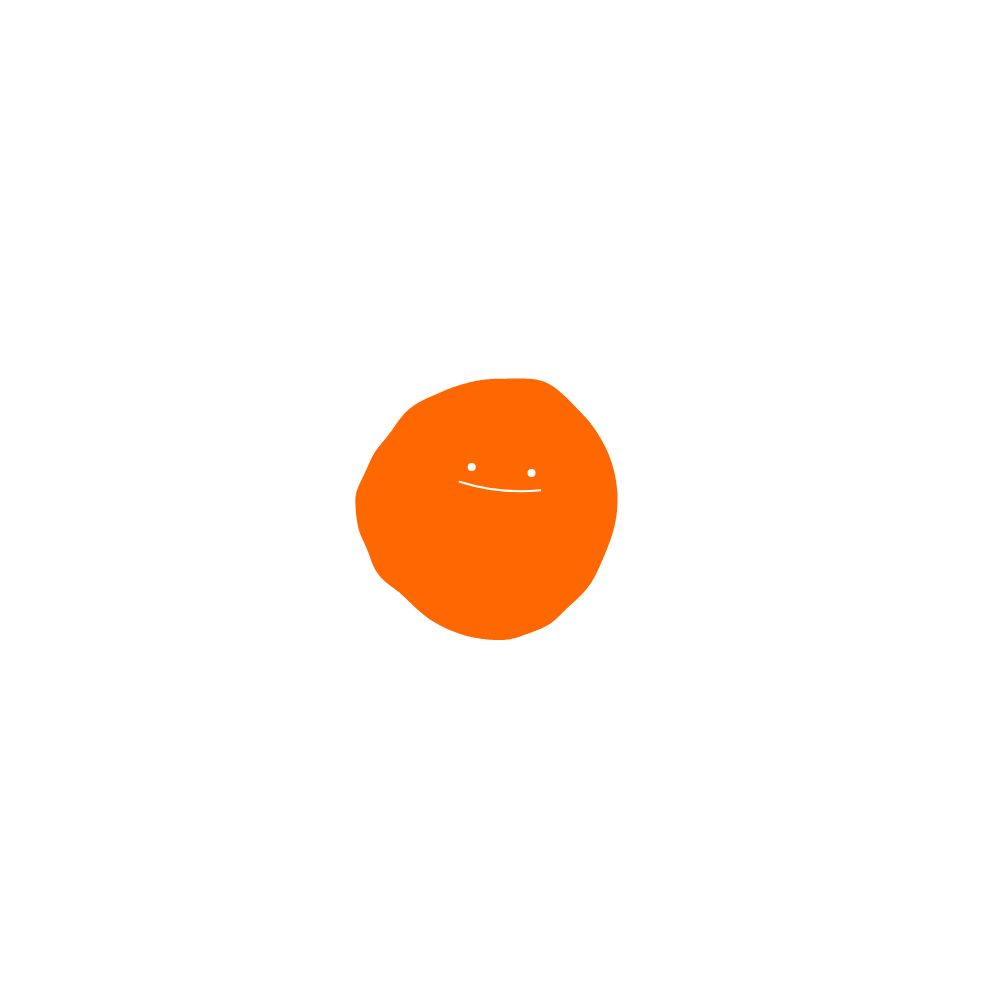
Frame 1 (no input)
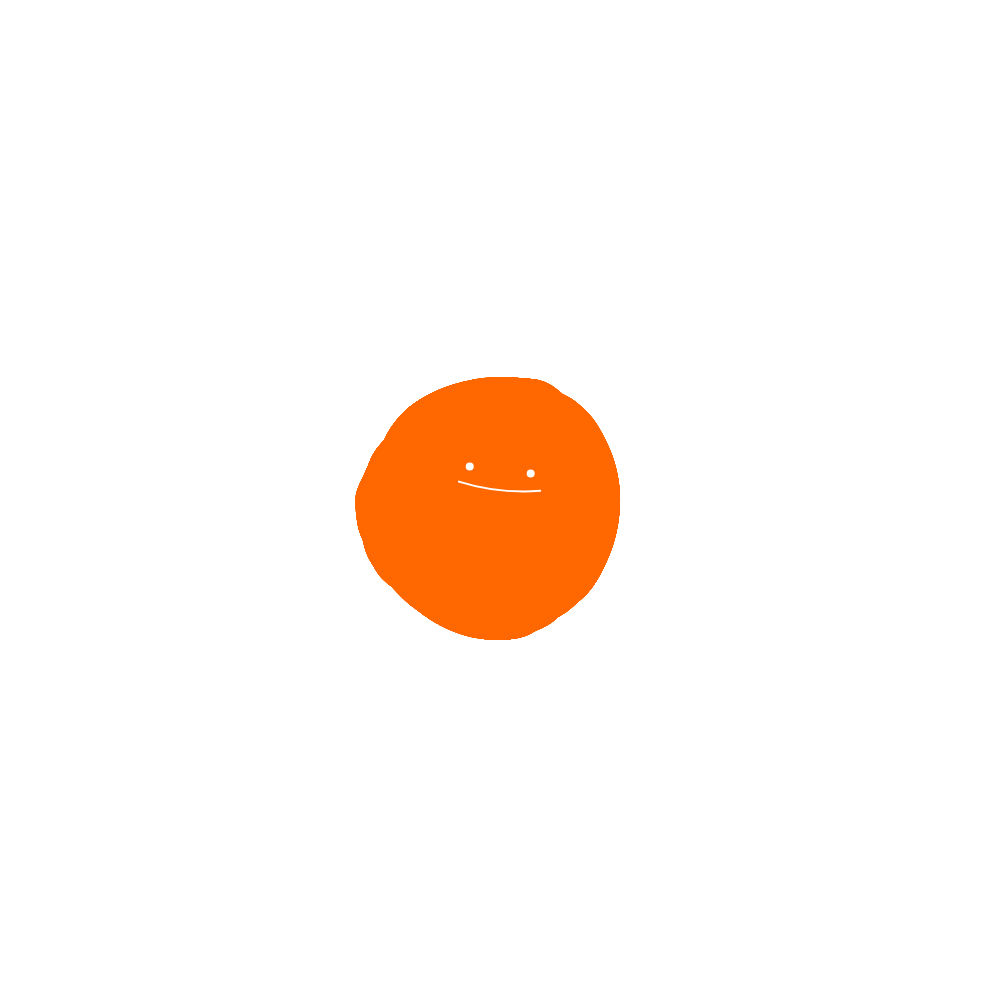
Frame 60 (no input)
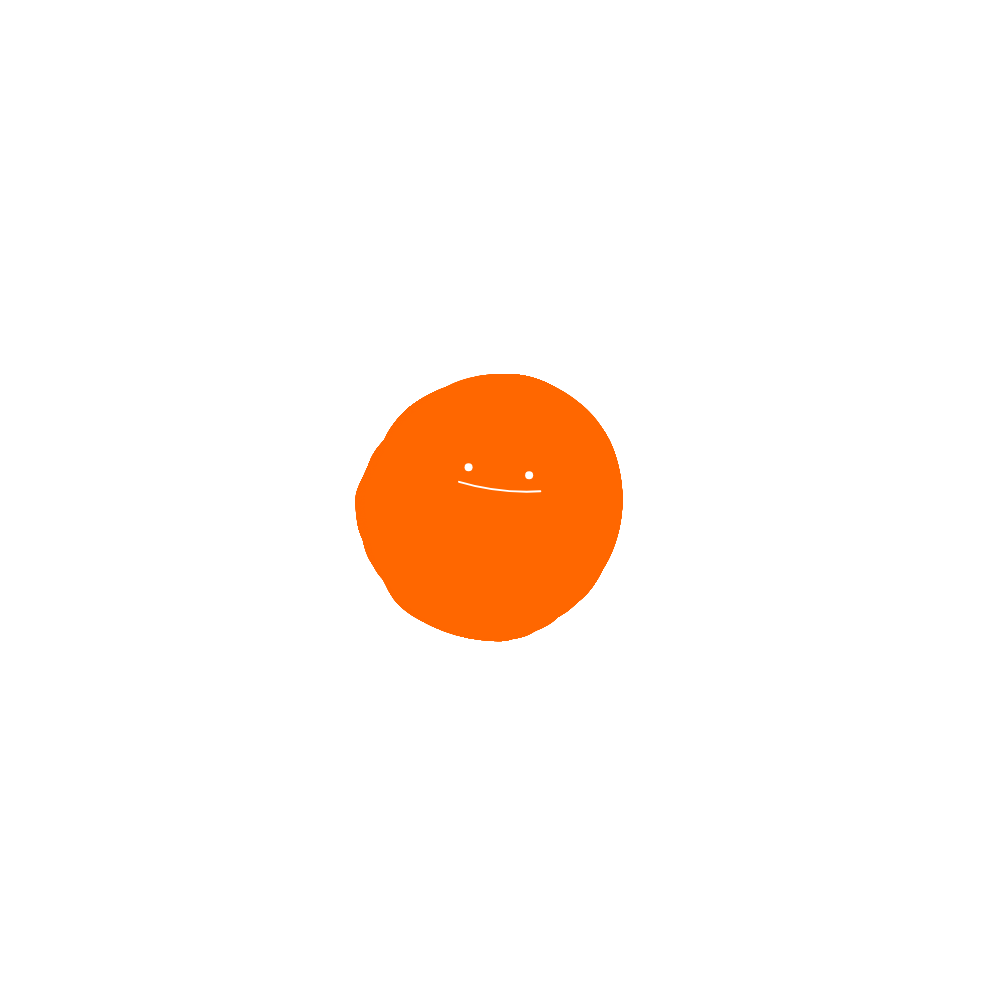
Frame 120 (the mouse pressed at the canvas centre since frame 60)

The p5.js sketch that drew these frames (run headless with seeded random() and noise() and a simulated clock; from frame 60 on, the mouse is pressed at the canvas centre):

// p5.js sketch
// ── sketch.js
// By Roni Kaufman

let t = 0
let step = 0.01
let n
let size = 100
let myColor
let radiusDist = []

function setup() {
  var [height, width] = [window.innerHeight, window.innerWidth]
  if (width >= 1200) {
    createCanvas(1000, height)
  } else {
    createCanvas(width, height)
  }

  colorMode(HSB, 1)
  noStroke()

  // myColor = color(0.59, 0.96, 1) // light blue, shiny!
  // myColor = '#e63946'
  myColor = '#ff6700'
  n = floor((2 * PI) / step)

  radiusDist.length = n
  radiusDist.fill(size)
}

function draw() {
  fill(myColor)
  blob(radiusDist, width / 2, height / 2, 0.7, t)
  drawFace(t)

  t += 0.005
}

// Creates and draws a blob
// size is the distribution of the radius (before noise) for each angle
// (xCenter, yCenter) is the position of the center of the blob
// k is the tightness of the blob (0 = perfect circle)
// t is the time
function blob(size, xCenter, yCenter, k, t) {
  beginShape()
  for (let i = 0; i < n; i++) {
    let theta = i * step
    let r1, r2
    if (theta < PI / 2) {
      r1 = cos(theta)
      r2 = 1
    } else if (theta < PI) {
      r1 = 0
      r2 = sin(theta)
    } else if (theta < (3 * PI) / 2) {
      r1 = sin(theta)
      r2 = 0
    } else {
      r1 = 1
      r2 = cos(theta)
    }
    let r = size[i] + noise(k * r1, k * r2, t) * (2 / 3) * size[i]
    let x = xCenter + r * cos(theta)
    let y = yCenter + r * sin(theta)
    curveVertex(x, y)
  }
  endShape()
}

// Bump function, 0 outside [-1, 1], argmax = 0
function bump(x) {
  if (abs(x) < 1) {
    return (sin(PI * (x + 0.5)) + 1) / 2
    //return (exp(-1/(1-x**2)));
  } else {
    return 0
  }
}

// Adds a bump (or valley is peakSize < 0)
// at idx in radiusDist
// is baseSize wise and peakSize tall
function sculpt(idx, baseSize, peakSize) {
  // There are two i's to deal correctly with the n|0 frontier
  // i1 is for the index in radiusDist,
  // it will always be inside [0, n[,
  // i2 is for the calculation of the bump
  let i1 = floor(idx - baseSize / 2)
  let i2 = i1

  if (i1 < 0) {
    i1 += n
  }

  while (i2 < idx + baseSize / 2) {
    let x = (2 * (i2 - idx)) / baseSize
    let y = peakSize * bump(x)
    if (radiusDist[i1] + y > 0) {
      // (y can be negative)
      radiusDist[i1] += y
    }
    i1++
    if (i1 >= n) {
      i1 -= n
    }
    i2++
  }
}

// Draws a happy face :)
function drawFace(t) {
  // eyes
  fill(1)
  circle(width / 2 - 35 + 10 * noise(t), height / 2 - 37 + 10 * noise(t + 1), 8)
  circle(
    width / 2 + 25 + 10 * noise(t + 2),
    height / 2 - 30 + 10 * noise(t + 3),
    8
  )
  // mouth
  stroke(1)
  noFill()
  strokeWeight(2)
  beginShape()
  vertex(
    width / 2 - 46 + 10 * noise(t + 4),
    height / 2 - 22 + 10 * noise(t + 5)
  )
  quadraticVertex(
    width / 2 - 5 + 10 * noise(t + 6),
    height / 2 - 10 + 10 * noise(t + 7),
    width / 2 + 37 + 10 * noise(t + 8),
    height / 2 - 15 + 10 * noise(t + 9)
  )
  endShape()
  noStroke()
}

function mouseClicked() {
  // vector from the center of the sketch to the mouse position
  let v = createVector(mouseX - width / 2, mouseY - height / 2)
  let theta = map(v.heading(), -PI, PI, PI, 3 * PI)
  let idx = floor(theta / step)
  let peak = 10
  if (keyIsPressed) {
    peak *= -1
  }
  sculpt(idx, 75, peak)
}
